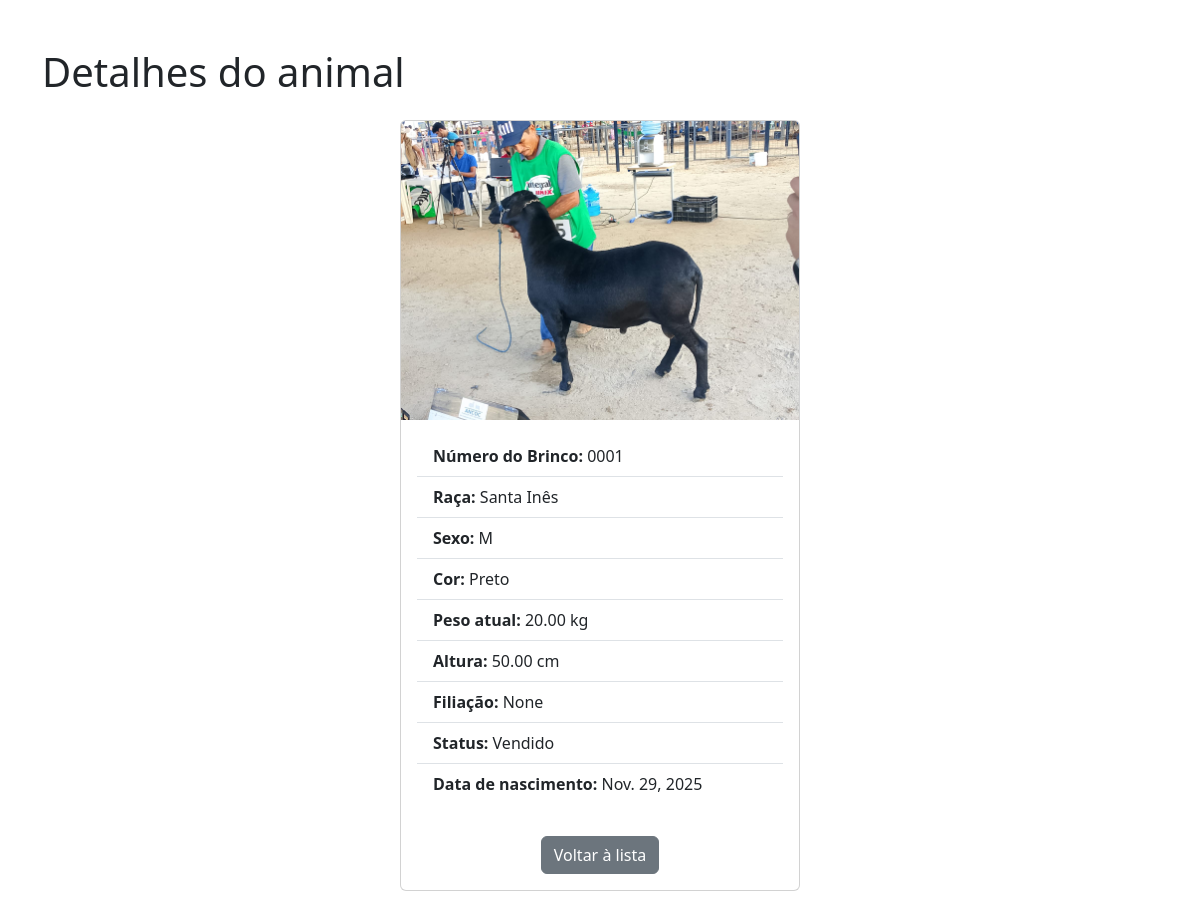
The page /detalhes/1/ on the database its author committed.
### ovinos/models.py (models this page shows, shortened)
class Ovino(models.Model):
    SEXO_CHOICES = (
        ('M', 'Macho'),
        ('F', 'Fêmea'),
    )
    STATUS_CHOICES = (
        ('Disponível', 'Disponível'),
        ('Vendido', 'Vendido'),
        ('Reservado', 'Reservado'),
    )
    numero_brinco = models.CharField(max_length=20, unique=True)
    raca = models.CharField(max_length=50)
    sexo = models.CharField(max_length=1, choices=SEXO_CHOICES)
    cor = models.CharField(max_length=30)
    peso_atual = models.DecimalField(max_digits=5, decimal_places=2)
    altura = models.DecimalField(max_digits=5, decimal_places=2)
    quantidade_crias = models.IntegerField(blank=True, null=True)
    peso_ao_nascer = models.DecimalField(max_digits=5, decimal_places=2, blank=True, null=True)
    filiacao = models.CharField(max_length=100, blank=True, null=True)
    status = models.CharField(max_length=20, choices=STATUS_CHOICES, default='Disponível')
    data_nascimento = models.DateField(blank=True, null=True)
    foto = models.ImageField(upload_to='fotos_ovinos/', blank=True, null=True)

### ovinos/views.py (the view)
# urls.py: path('detalhes/<int:pk>/', views.detalhes_ovino, name='detalhes_ovino'),
def detalhes_ovino(request, pk):
    ovino = get_object_or_404(Ovino, pk=pk)
    return render(request, 'ovinos/detalhes_ovino.html', {'ovino': ovino})

### ovinos/templates/ovinos/detalhes_ovino.html (shortened to what this page needs)
<!DOCTYPE html>
<html>
<head>
    <link href="https://cdn.jsdelivr.net/npm/bootstrap@5.3.0/dist/css/bootstrap.min.css" rel="stylesheet">
</head>
<body>
<div class="container my-5">
    <h1 class="mb-4">Detalhes do animal</h1>
    <div class="card mx-auto" style="max-width: 400px;">
        {% if ovino.foto %}
        <img src="{{ ovino.foto.url }}" class="card-img-top" alt="Foto do Ovino">
        {% else %}
        <img src="https://via.placeholder.com/400x300?text=Sem+Foto" class="card-img-top" alt="Sem Foto">
        {% endif %}
        <div class="card-body">
            <ul class="list-group list-group-flush">
                <li class="list-group-item"><strong>Número do Brinco:</strong> {{ ovino.numero_brinco }}</li>
                <li class="list-group-item"><strong>Raça:</strong> {{ ovino.raca }}</li>
                <li class="list-group-item"><strong>Sexo:</strong> {{ ovino.sexo }}</li>
                <li class="list-group-item"><strong>Cor:</strong> {{ ovino.cor }}</li>
                <li class="list-group-item"><strong>Peso atual:</strong> {{ ovino.peso_atual }} kg</li>
                <li class="list-group-item"><strong>Altura:</strong> {{ ovino.altura }} cm</li>
                <li class="list-group-item"><strong>Filiação:</strong> {{ ovino.filiacao }}</li>
                <li class="list-group-item"><strong>Status:</strong> {{ ovino.status }}</li>
                <li class="list-group-item"><strong>Data de nascimento:</strong> {{ ovino.data_nascimento }}</li>
            </ul>
        </div>
        <div class="card-body text-center">
            <a href="{% url 'lista_ovinos' %}" class="btn btn-secondary">Voltar à lista</a>
        </div>
    </div>
</div>
</body>
</html>

### rows shown on the page
Ovino: foto (picture), numero_brinco "0001", raca "Santa Inês", sexo "M", cor "Preto", peso_atual "20.00", altura "50.00", filiacao "None", status "Vendido", data_nascimento "Nov. 29, 2025"
